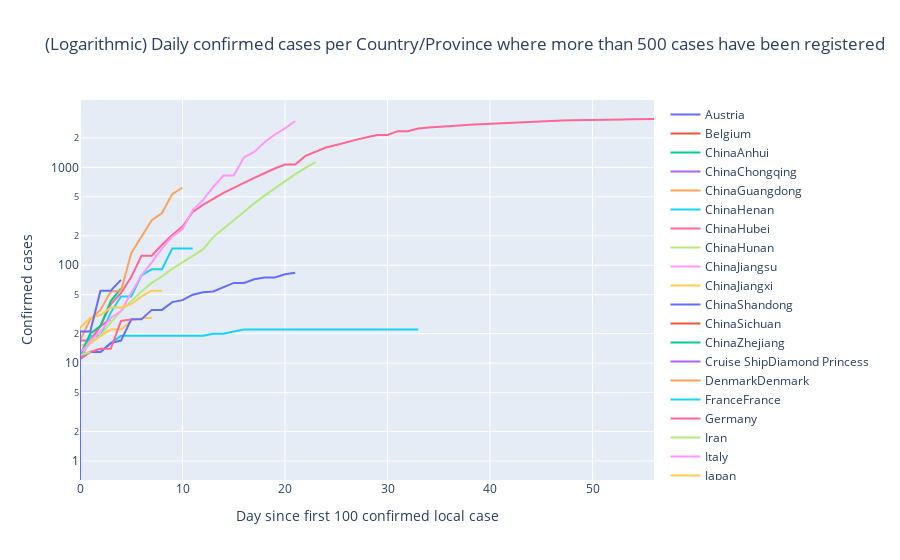

Source (notebook cell):
### Code cell
provinces = temp.index.unique()
plotdata = []
for province in provinces:
    # What should go inside this Scatter call?
    province_data = temp[(temp.index == province) & (temp["Status"] == status)]
    trace = go.Scatter(x = province_data.DaysSinceDeaths, 
                       y = province_data.Cases, 
                       mode='lines', 
                       name = province,
                       text = province_data['Date'],
                       hoverinfo = "text+x+name+y"
                    )
    plotdata.append(trace)
    
layout = go.Layout(
    title = '(Logarithmic) Daily confirmed cases per Country/Province where more than {} cases have been registered'.format(min_total_cases),
    xaxis = dict(title = 'Day since first {} confirmed local case'.format(min_cases)), # x-axis label
    yaxis = dict(title = 'Confirmed cases'), # y-axis label
    yaxis_type='log'
) 

fig = go.Figure(data = plotdata, layout = layout)

fig.show()
